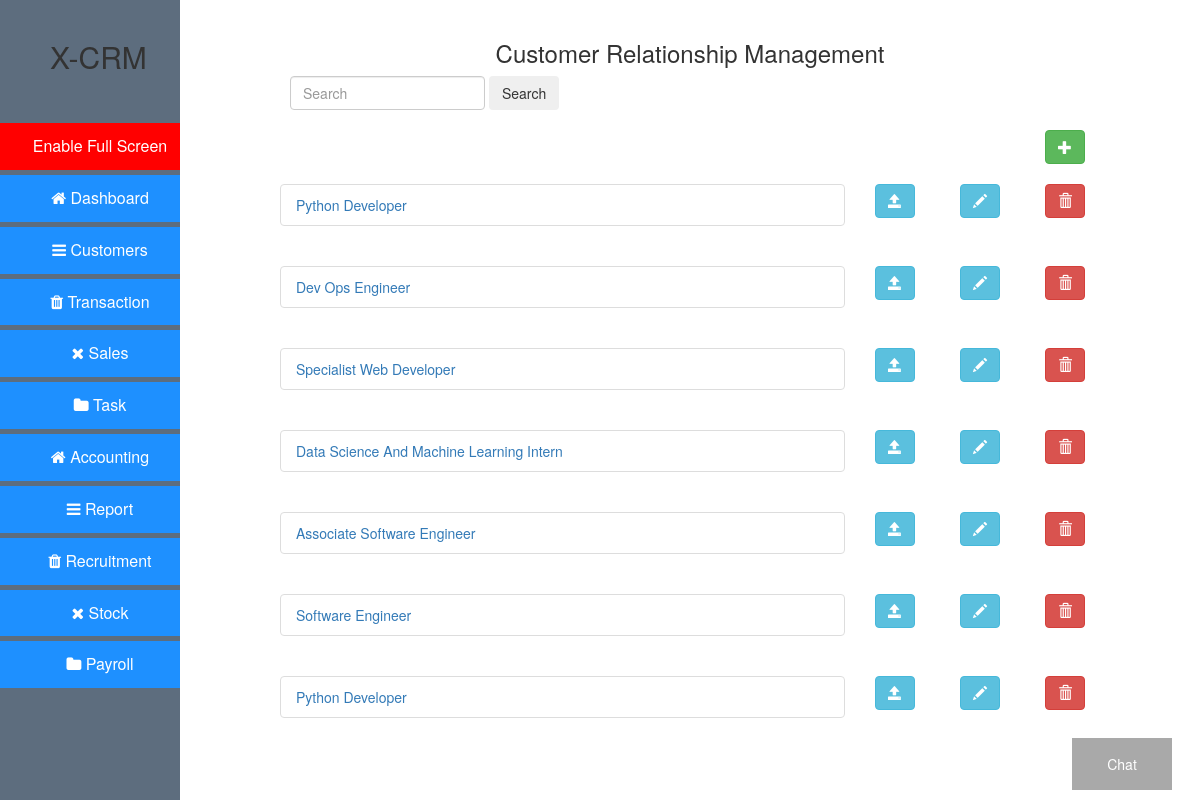
Before: / with the older database file.
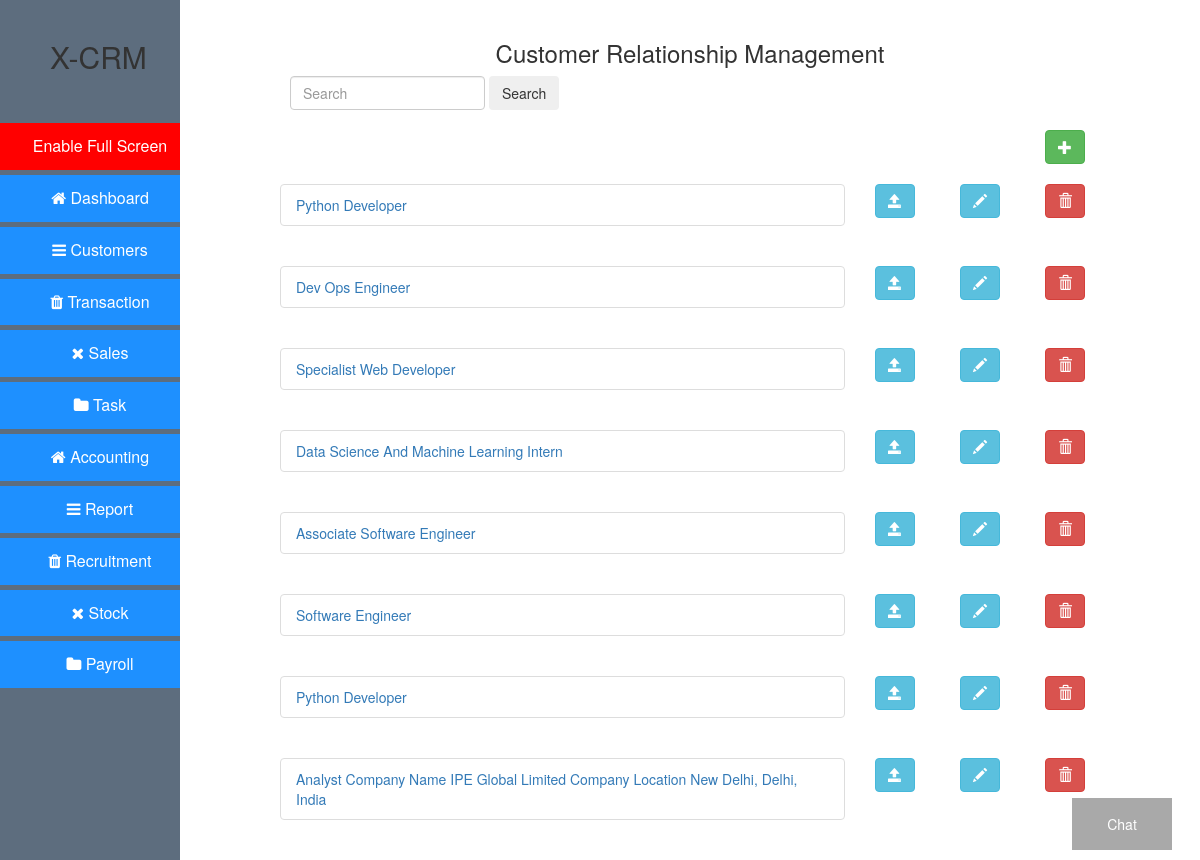
After: the same page with the newer database file.
### crud/models.py (models this page shows, shortened)
class Post(models.Model):
    title = models.CharField(max_length=120, help_text='title of message.')
    message = models.TextField(help_text="what's on your mind...")

### crud/views.py (the view)
# urls.py: path('', views.IndexView.as_view(), name = 'index'),
class IndexView(ListView):
    template_name = 'crud/index.html'
    context_object_name = 'post_list'
    def get_queryset(self):
        return Post.objects.all()

### crud/templates/crud/index.html (shortened to what this page needs)
{% extends 'crud/base.html' %}
{% block content %}
<div id="element">
<div class="split left">
  <div class="centered">
    <h2 style="margin-left:50px;">X-CRM</h2>
	      <button id="go-button" style="width:200px;background:red;" class="btnx">Enable Full Screen</button>
        <button style="margin-top:5px;width:200px;" class="btnx"><i class="fa fa-home"></i> Dashboard</button><br>
        <button style="margin-top:5px;width:200px;" class="btnx"><i class="fa fa-bars"></i> Customers</button><br>
        <button style="margin-top:5px;width:200px;" class="btnx"><i class="fa fa-trash"></i> Transaction</button><br>
        <button style="margin-top:5px;width:200px;" class="btnx"><i class="fa fa-close"></i> Sales</button><br>
        <button style="margin-top:5px;width:200px;" class="btnx"><i class="fa fa-folder"></i> Task</button>
        <button style="margin-top:5px;width:200px;" class="btnx"><i class="fa fa-home"></i> Accounting</button><br>
        <button style="margin-top:5px;width:200px;" class="btnx"><i class="fa fa-bars"></i> Report</button><br>
        <button style="margin-top:5px;width:200px;" class="btnx"><i class="fa fa-trash"></i> Recruitment</button><br>
        <button style="margin-top:5px;width:200px;" class="btnx"><i class="fa fa-close"></i> Stock</button><br>
        <button style="margin-top:5px;width:200px;" class="btnx"><i class="fa fa-folder"></i> Payroll</button>
  </div>
</div>
<div class="split right">
  <div class="centered">
<button class="open-button" onclick="openForm()">Chat</button>
<div class="container-fluid">
 <div class="row">
  <div class="col-md-1 col-xs-1 col-sm-1"></div>
   <div  class="col-md-10 col-xs-10 col-sm-10">
    <h3 class="round3" style="text-align:center;">Customer Relationship Management</h3>
  </div>
  <div class="col-md-1 col-xs-1 col-sm-1"></div>
  <form class="form-inline my-2 my-lg-0" style="margin-left:110px;">
      <input class="form-control mr-sm-2" type="search" placeholder="Search" aria-label="Search">
      <button class="btn btn-outline-success my-2 my-sm-0" type="submit">Search</button>
  </form>
 </div>
 <div class="row">
  <div class="col-md-10 col-xs-10 col-sm-10"></div>
  <div class="col-md-2 col-xs-1 col-sm-1">
   <br/>
            <a href="{% url 'post' %}">
              <button type="button" class="btn btn-success">
                <span class="glyphicon glyphicon-plus"></span>
              </button>
            </a>
  </div>
 </div>
 <br/>
 {% for post in post_list %}
  <div class="row">
   <div class="col-md-1 col-xs-1 col-sm-1"></div>
   <div class="col-md-7 col-xs-7 col-sm-7">
    <ul class="list-group">
       <li class="list-group-item ">
     <a href="{% url 'detail' post.pk %}">{{ post.title }}</a>
    </li>
     </ul>
    <br>
   </div>
   <div class="col-md-1 col-xs-1 col-sm-1">
    <a href="{% url 'detail' post.pk %}">
     <button type="button" class="btn btn-info">
      <span class="glyphicon glyphicon-open"></span>
     </button>
    </a>
   </div>
   <div class="col-md-1">
    <a href="{% url 'edit' post.pk %}">
     <button type="button" class="btn btn-info">
      <span class="glyphicon glyphicon-pencil"></span>
     </button>
    </a>
   </div>
   <div class="col-md-1">
    <a href="{% url 'delete' post.pk %}">
     <button type="button" class="btn btn-danger">
      <span class="glyphicon glyphicon-trash"></span>
     </button>
    </a>
   </div>
   <div class="col-md-1 col-xs-1 col-sm-1"></div>
  </div>
 {% endfor %}
      </div>
    </div>
  </div>
</div>
{% endblock %}

Changed rows visible on the page:
added Post: title "Analyst Company Name IPE Global Limited Company Location New Delhi, Delhi, India"
